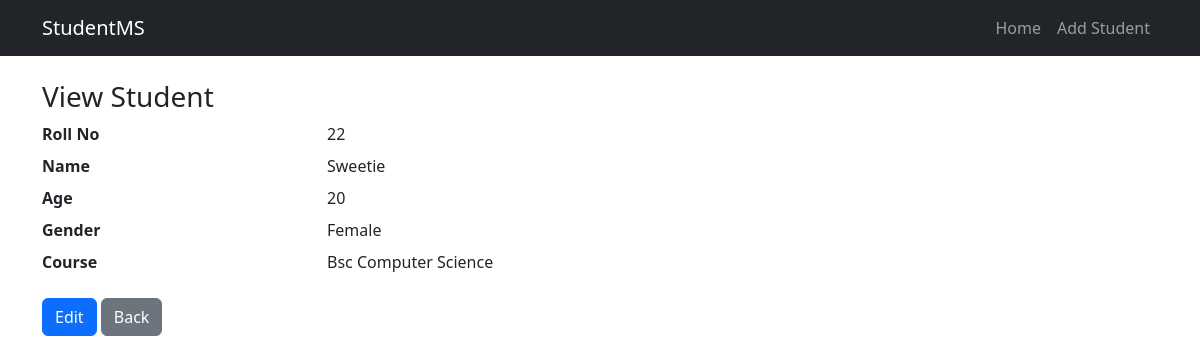
Page /view/2 on the committed database.
### Backend/app.py (models this page shows, shortened)
class Student(db.Model):
    id = db.Column(db.Integer, primary_key=True)
    roll_no = db.Column(db.String(20), unique=True, nullable=False)
    name = db.Column(db.String(120), nullable=False)
    age = db.Column(db.Integer, nullable=False)
    gender = db.Column(db.String(10), nullable=False)
    course = db.Column(db.String(120), nullable=False)

### Backend/app.py (the view)
@app.route('/view/<int:id>')
def view_student(id):
    student = Student.query.get_or_404(id)
    return render_template('view.html', student=student)

### templates/view.html
{% extends 'base.html' %}
{% block content %}
<h3>View Student</h3>
<dl class="row">
    <dt class="col-sm-3">Roll No</dt><dd class="col-sm-9">{{ student.roll_no }}</dd>
    <dt class="col-sm-3">Name</dt><dd class="col-sm-9">{{ student.name }}</dd>
    <dt class="col-sm-3">Age</dt><dd class="col-sm-9">{{ student.age }}</dd>
    <dt class="col-sm-3">Gender</dt><dd class="col-sm-9">{{ student.gender }}</dd>
    <dt class="col-sm-3">Course</dt><dd class="col-sm-9">{{ student.course }}</dd>
</dl>
<a href="{{ url_for('edit_student', id=student.id) }}" class="btn btn-primary">Edit</a>
<a href="{{ url_for('index') }}" class="btn btn-secondary">Back</a>
{% endblock %}

### rows in the picture
Student: roll_no "22", name "Sweetie", age "20", gender "Female", course "Bsc Computer Science"
